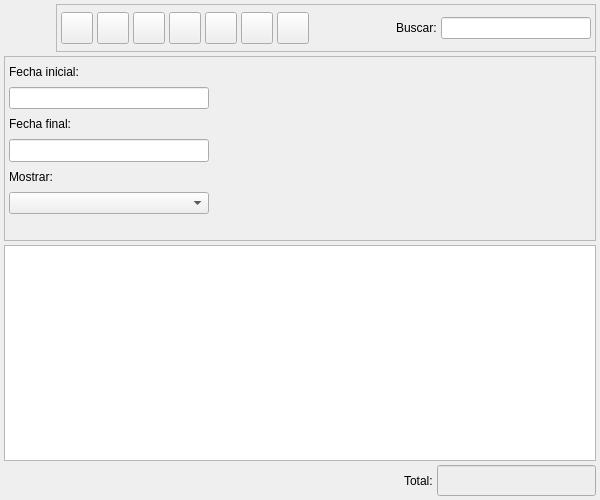
<?xml version="1.0" encoding="UTF-8"?>
<ui version="4.0">
 <author>Tomeu Borras Riera</author>
 <class>PedidosClienteListBase</class>
 <widget class="QWidget" name="PedidosClienteListBase">
  <property name="enabled">
   <bool>true</bool>
  </property>
  <property name="geometry">
   <rect>
    <x>0</x>
    <y>0</y>
    <width>600</width>
    <height>500</height>
   </rect>
  </property>
  <property name="minimumSize">
   <size>
    <width>600</width>
    <height>500</height>
   </size>
  </property>
  <property name="windowTitle">
   <string>Pedidos de clientes</string>
  </property>
  <property name="windowIcon">
   <iconset resource="../../../bulmages.qrc">
    <normaloff>:/Images/client-delivery-order-list.png</normaloff>:/Images/client-delivery-order-list.png</iconset>
  </property>
  <layout class="QGridLayout">
   <property name="leftMargin">
    <number>4</number>
   </property>
   <property name="topMargin">
    <number>4</number>
   </property>
   <property name="rightMargin">
    <number>4</number>
   </property>
   <property name="bottomMargin">
    <number>4</number>
   </property>
   <property name="spacing">
    <number>4</number>
   </property>
   <item row="1" column="0">
    <widget class="QFrame" name="m_busqueda">
     <property name="sizePolicy">
      <sizepolicy hsizetype="Preferred" vsizetype="Preferred">
       <horstretch>0</horstretch>
       <verstretch>0</verstretch>
      </sizepolicy>
     </property>
     <property name="minimumSize">
      <size>
       <width>16</width>
       <height>185</height>
      </size>
     </property>
     <property name="frameShape">
      <enum>QFrame::StyledPanel</enum>
     </property>
     <property name="frameShadow">
      <enum>QFrame::Raised</enum>
     </property>
     <layout class="QGridLayout">
      <property name="leftMargin">
       <number>4</number>
      </property>
      <property name="topMargin">
       <number>4</number>
      </property>
      <property name="rightMargin">
       <number>4</number>
      </property>
      <property name="bottomMargin">
       <number>4</number>
      </property>
      <property name="spacing">
       <number>4</number>
      </property>
      <item row="0" column="1" rowspan="7">
       <layout class="QVBoxLayout">
        <property name="spacing">
         <number>5</number>
        </property>
        <property name="leftMargin">
         <number>0</number>
        </property>
        <property name="topMargin">
         <number>0</number>
        </property>
        <property name="rightMargin">
         <number>0</number>
        </property>
        <property name="bottomMargin">
         <number>0</number>
        </property>
        <item>
         <widget class="BfBuscarArticulo" name="m_articulo" native="true">
          <property name="sizePolicy">
           <sizepolicy hsizetype="Expanding" vsizetype="Preferred">
            <horstretch>0</horstretch>
            <verstretch>0</verstretch>
           </sizepolicy>
          </property>
         </widget>
        </item>
        <item>
         <widget class="BlSearchWidget" name="m_cliente" native="true">
          <property name="sizePolicy">
           <sizepolicy hsizetype="MinimumExpanding" vsizetype="Preferred">
            <horstretch>0</horstretch>
            <verstretch>0</verstretch>
           </sizepolicy>
          </property>
          <property name="minimumSize">
           <size>
            <width>250</width>
            <height>0</height>
           </size>
          </property>
         </widget>
        </item>
       </layout>
      </item>
      <item row="0" column="0">
       <widget class="QLabel" name="textLabel1_4">
        <property name="text">
         <string>Fecha inicial:</string>
        </property>
       </widget>
      </item>
      <item row="1" column="0">
       <widget class="BlDateSearch" name="m_fechain">
        <property name="sizePolicy">
         <sizepolicy hsizetype="Fixed" vsizetype="Preferred">
          <horstretch>0</horstretch>
          <verstretch>0</verstretch>
         </sizepolicy>
        </property>
        <property name="minimumSize">
         <size>
          <width>200</width>
          <height>21</height>
         </size>
        </property>
       </widget>
      </item>
      <item row="2" column="0">
       <widget class="QLabel" name="textLabel1_4_2">
        <property name="sizePolicy">
         <sizepolicy hsizetype="Fixed" vsizetype="Preferred">
          <horstretch>0</horstretch>
          <verstretch>0</verstretch>
         </sizepolicy>
        </property>
        <property name="text">
         <string>Fecha final:</string>
        </property>
       </widget>
      </item>
      <item row="3" column="0">
       <widget class="BlDateSearch" name="m_fechafin">
        <property name="sizePolicy">
         <sizepolicy hsizetype="Fixed" vsizetype="Preferred">
          <horstretch>0</horstretch>
          <verstretch>0</verstretch>
         </sizepolicy>
        </property>
        <property name="minimumSize">
         <size>
          <width>200</width>
          <height>21</height>
         </size>
        </property>
       </widget>
      </item>
      <item row="4" column="0">
       <widget class="QLabel" name="label_2">
        <property name="text">
         <string>Mostrar:</string>
        </property>
        <property name="alignment">
         <set>Qt::AlignLeading|Qt::AlignLeft|Qt::AlignVCenter</set>
        </property>
       </widget>
      </item>
      <item row="6" column="0">
       <spacer>
        <property name="orientation">
         <enum>Qt::Vertical</enum>
        </property>
        <property name="sizeType">
         <enum>QSizePolicy::Preferred</enum>
        </property>
        <property name="sizeHint" stdset="0">
         <size>
          <width>20</width>
          <height>20</height>
         </size>
        </property>
       </spacer>
      </item>
      <item row="5" column="0">
       <widget class="QComboBox" name="mui_procesada">
        <property name="sizePolicy">
         <sizepolicy hsizetype="Fixed" vsizetype="Preferred">
          <horstretch>0</horstretch>
          <verstretch>0</verstretch>
         </sizepolicy>
        </property>
        <property name="minimumSize">
         <size>
          <width>200</width>
          <height>21</height>
         </size>
        </property>
        <property name="focusPolicy">
         <enum>Qt::StrongFocus</enum>
        </property>
        <property name="frame">
         <bool>true</bool>
        </property>
       </widget>
      </item>
     </layout>
    </widget>
   </item>
   <item row="0" column="0">
    <layout class="QHBoxLayout">
     <property name="spacing">
      <number>4</number>
     </property>
     <property name="leftMargin">
      <number>0</number>
     </property>
     <property name="topMargin">
      <number>0</number>
     </property>
     <property name="rightMargin">
      <number>0</number>
     </property>
     <property name="bottomMargin">
      <number>0</number>
     </property>
     <item>
      <widget class="QLabel" name="label">
       <property name="minimumSize">
        <size>
         <width>48</width>
         <height>48</height>
        </size>
       </property>
       <property name="maximumSize">
        <size>
         <width>48</width>
         <height>48</height>
        </size>
       </property>
       <property name="text">
        <string/>
       </property>
       <property name="pixmap">
        <pixmap resource="../../../bulmages.qrc">:/Images/client-delivery-order-list.png</pixmap>
       </property>
       <property name="scaledContents">
        <bool>true</bool>
       </property>
      </widget>
     </item>
     <item>
      <widget class="QFrame" name="m_botonera">
       <property name="frameShape">
        <enum>QFrame::StyledPanel</enum>
       </property>
       <property name="frameShadow">
        <enum>QFrame::Raised</enum>
       </property>
       <layout class="QHBoxLayout">
        <property name="spacing">
         <number>4</number>
        </property>
        <property name="leftMargin">
         <number>4</number>
        </property>
        <property name="topMargin">
         <number>4</number>
        </property>
        <property name="rightMargin">
         <number>4</number>
        </property>
        <property name="bottomMargin">
         <number>4</number>
        </property>
        <item>
         <widget class="QToolButton" name="mui_crear">
          <property name="minimumSize">
           <size>
            <width>32</width>
            <height>32</height>
           </size>
          </property>
          <property name="maximumSize">
           <size>
            <width>32</width>
            <height>32</height>
           </size>
          </property>
          <property name="toolTip">
           <string>Nuevo pedido</string>
          </property>
          <property name="whatsThis">
           <string>Nuevo pedido</string>
          </property>
          <property name="text">
           <string/>
          </property>
          <property name="icon">
           <iconset resource="../../../bulmages.qrc">
            <normaloff>:/Images/document-new.png</normaloff>:/Images/document-new.png</iconset>
          </property>
          <property name="iconSize">
           <size>
            <width>22</width>
            <height>22</height>
           </size>
          </property>
          <property name="shortcut">
           <string>Ctrl+N</string>
          </property>
         </widget>
        </item>
        <item>
         <widget class="QToolButton" name="mui_editar">
          <property name="minimumSize">
           <size>
            <width>32</width>
            <height>32</height>
           </size>
          </property>
          <property name="maximumSize">
           <size>
            <width>32</width>
            <height>32</height>
           </size>
          </property>
          <property name="toolTip">
           <string>Editar pedido</string>
          </property>
          <property name="whatsThis">
           <string>Editar pedido</string>
          </property>
          <property name="text">
           <string/>
          </property>
          <property name="icon">
           <iconset resource="../../../bulmages.qrc">
            <normaloff>:/Images/document-open.png</normaloff>:/Images/document-open.png</iconset>
          </property>
          <property name="iconSize">
           <size>
            <width>22</width>
            <height>22</height>
           </size>
          </property>
          <property name="shortcut">
           <string>Ctrl+E</string>
          </property>
         </widget>
        </item>
        <item>
         <widget class="QToolButton" name="mui_borrar">
          <property name="minimumSize">
           <size>
            <width>32</width>
            <height>32</height>
           </size>
          </property>
          <property name="maximumSize">
           <size>
            <width>32</width>
            <height>32</height>
           </size>
          </property>
          <property name="toolTip">
           <string>Borrar pedido</string>
          </property>
          <property name="whatsThis">
           <string>Borrar pedido</string>
          </property>
          <property name="text">
           <string/>
          </property>
          <property name="icon">
           <iconset resource="../../../bulmages.qrc">
            <normaloff>:/Images/edit-delete.png</normaloff>:/Images/edit-delete.png</iconset>
          </property>
          <property name="iconSize">
           <size>
            <width>22</width>
            <height>22</height>
           </size>
          </property>
          <property name="shortcut">
           <string>Ctrl+D</string>
          </property>
         </widget>
        </item>
        <item>
         <widget class="QToolButton" name="mui_imprimir">
          <property name="minimumSize">
           <size>
            <width>32</width>
            <height>32</height>
           </size>
          </property>
          <property name="maximumSize">
           <size>
            <width>32</width>
            <height>32</height>
           </size>
          </property>
          <property name="toolTip">
           <string>Imprimir listado</string>
          </property>
          <property name="whatsThis">
           <string>Imprimir listado</string>
          </property>
          <property name="text">
           <string/>
          </property>
          <property name="icon">
           <iconset resource="../../../bulmages.qrc">
            <normaloff>:/Images/document-print.png</normaloff>:/Images/document-print.png</iconset>
          </property>
          <property name="iconSize">
           <size>
            <width>22</width>
            <height>22</height>
           </size>
          </property>
          <property name="shortcut">
           <string>Ctrl+P</string>
          </property>
         </widget>
        </item>
        <item>
         <widget class="QToolButton" name="mui_filtrar">
          <property name="minimumSize">
           <size>
            <width>32</width>
            <height>32</height>
           </size>
          </property>
          <property name="maximumSize">
           <size>
            <width>32</width>
            <height>32</height>
           </size>
          </property>
          <property name="toolTip">
           <string>Filtrar pedidos</string>
          </property>
          <property name="whatsThis">
           <string>Filtrar pedidos</string>
          </property>
          <property name="text">
           <string/>
          </property>
          <property name="icon">
           <iconset resource="../../../bulmages.qrc">
            <normaloff>:/Images/edit-find.png</normaloff>:/Images/edit-find.png</iconset>
          </property>
          <property name="iconSize">
           <size>
            <width>22</width>
            <height>22</height>
           </size>
          </property>
          <property name="shortcut">
           <string>Ctrl+F</string>
          </property>
          <property name="checkable">
           <bool>true</bool>
          </property>
         </widget>
        </item>
        <item>
         <widget class="QToolButton" name="mui_configurar">
          <property name="minimumSize">
           <size>
            <width>32</width>
            <height>32</height>
           </size>
          </property>
          <property name="maximumSize">
           <size>
            <width>32</width>
            <height>32</height>
           </size>
          </property>
          <property name="toolTip">
           <string>Configurar listado</string>
          </property>
          <property name="whatsThis">
           <string>Configurar listado</string>
          </property>
          <property name="text">
           <string/>
          </property>
          <property name="icon">
           <iconset resource="../../../bulmages.qrc">
            <normaloff>:/Images/document-properties.png</normaloff>:/Images/document-properties.png</iconset>
          </property>
          <property name="iconSize">
           <size>
            <width>22</width>
            <height>22</height>
           </size>
          </property>
          <property name="shortcut">
           <string>Ctrl+B</string>
          </property>
          <property name="checkable">
           <bool>true</bool>
          </property>
         </widget>
        </item>
        <item>
         <widget class="QToolButton" name="mui_actualizar">
          <property name="minimumSize">
           <size>
            <width>32</width>
            <height>32</height>
           </size>
          </property>
          <property name="maximumSize">
           <size>
            <width>32</width>
            <height>32</height>
           </size>
          </property>
          <property name="toolTip">
           <string>Actualizar listado</string>
          </property>
          <property name="whatsThis">
           <string>Actualizar listado</string>
          </property>
          <property name="text">
           <string/>
          </property>
          <property name="icon">
           <iconset resource="../../../bulmages.qrc">
            <normaloff>:/Images/view-refresh.png</normaloff>:/Images/view-refresh.png</iconset>
          </property>
          <property name="iconSize">
           <size>
            <width>22</width>
            <height>22</height>
           </size>
          </property>
          <property name="shortcut">
           <string>F5</string>
          </property>
         </widget>
        </item>
        <item>
         <widget class="QFrame" name="mui_plugbotones">
          <property name="sizePolicy">
           <sizepolicy hsizetype="Minimum" vsizetype="Preferred">
            <horstretch>0</horstretch>
            <verstretch>0</verstretch>
           </sizepolicy>
          </property>
          <property name="frameShape">
           <enum>QFrame::NoFrame</enum>
          </property>
          <property name="frameShadow">
           <enum>QFrame::Plain</enum>
          </property>
          <property name="lineWidth">
           <number>0</number>
          </property>
         </widget>
        </item>
        <item>
         <spacer>
          <property name="orientation">
           <enum>Qt::Horizontal</enum>
          </property>
          <property name="sizeType">
           <enum>QSizePolicy::Expanding</enum>
          </property>
          <property name="sizeHint" stdset="0">
           <size>
            <width>91</width>
            <height>34</height>
           </size>
          </property>
         </spacer>
        </item>
        <item>
         <widget class="QLabel" name="textLabel1">
          <property name="text">
           <string>Buscar:</string>
          </property>
         </widget>
        </item>
        <item>
         <widget class="QLineEdit" name="m_filtro">
          <property name="minimumSize">
           <size>
            <width>150</width>
            <height>0</height>
           </size>
          </property>
         </widget>
        </item>
       </layout>
      </widget>
     </item>
    </layout>
   </item>
   <item row="2" column="0">
    <widget class="PedidosClienteListSubform" name="mui_list"/>
   </item>
   <item row="3" column="0">
    <layout class="QHBoxLayout">
     <property name="spacing">
      <number>4</number>
     </property>
     <property name="leftMargin">
      <number>0</number>
     </property>
     <property name="topMargin">
      <number>0</number>
     </property>
     <property name="rightMargin">
      <number>0</number>
     </property>
     <property name="bottomMargin">
      <number>0</number>
     </property>
     <item>
      <spacer>
       <property name="orientation">
        <enum>Qt::Horizontal</enum>
       </property>
       <property name="sizeType">
        <enum>QSizePolicy::Expanding</enum>
       </property>
       <property name="sizeHint" stdset="0">
        <size>
         <width>340</width>
         <height>21</height>
        </size>
       </property>
      </spacer>
     </item>
     <item>
      <widget class="QLabel" name="textLabel1_3">
       <property name="text">
        <string>Total:</string>
       </property>
      </widget>
     </item>
     <item>
      <widget class="QLineEdit" name="m_total">
       <property name="enabled">
        <bool>true</bool>
       </property>
       <property name="sizePolicy">
        <sizepolicy hsizetype="Preferred" vsizetype="Fixed">
         <horstretch>0</horstretch>
         <verstretch>0</verstretch>
        </sizepolicy>
       </property>
       <property name="minimumSize">
        <size>
         <width>150</width>
         <height>0</height>
        </size>
       </property>
       <property name="palette">
        <palette>
         <active>
          <colorrole role="Base">
           <brush brushstyle="SolidPattern">
            <color alpha="255">
             <red>238</red>
             <green>238</green>
             <blue>238</blue>
            </color>
           </brush>
          </colorrole>
         </active>
         <inactive>
          <colorrole role="Base">
           <brush brushstyle="SolidPattern">
            <color alpha="255">
             <red>238</red>
             <green>238</green>
             <blue>238</blue>
            </color>
           </brush>
          </colorrole>
         </inactive>
         <disabled>
          <colorrole role="Base">
           <brush brushstyle="SolidPattern">
            <color alpha="255">
             <red>255</red>
             <green>255</green>
             <blue>255</blue>
            </color>
           </brush>
          </colorrole>
         </disabled>
        </palette>
       </property>
       <property name="font">
        <font>
         <family>Sans Serif</family>
         <pointsize>12</pointsize>
         <weight>75</weight>
         <italic>false</italic>
         <bold>true</bold>
         <underline>false</underline>
         <strikeout>false</strikeout>
        </font>
       </property>
       <property name="alignment">
        <set>Qt::AlignRight</set>
       </property>
       <property name="readOnly">
        <bool>true</bool>
       </property>
      </widget>
     </item>
    </layout>
   </item>
  </layout>
 </widget>
 <layoutdefault spacing="3" margin="5"/>
 <customwidgets>
  <customwidget>
   <class>BlDateSearch</class>
   <extends>QLineEdit</extends>
   <header>../../bulmalib/src/bldatesearch.h</header>
  </customwidget>
  <customwidget>
   <class>BfBuscarArticulo</class>
   <extends>QWidget</extends>
   <header>bfbuscararticulo.h</header>
  </customwidget>
  <customwidget>
   <class>PedidosClienteListSubform</class>
   <extends>QTableWidget</extends>
   <header>pedidosclientelist.h</header>
  </customwidget>
  <customwidget>
   <class>BlSearchWidget</class>
   <extends>QWidget</extends>
   <header>blsearchwidget.h</header>
  </customwidget>
 </customwidgets>
 <resources>
  <include location="../../../bulmages.qrc"/>
 </resources>
 <connections>
  <connection>
   <sender>mui_filtrar</sender>
   <signal>toggled(bool)</signal>
   <receiver>m_busqueda</receiver>
   <slot>setVisible(bool)</slot>
   <hints>
    <hint type="sourcelabel">
     <x>239</x>
     <y>40</y>
    </hint>
    <hint type="destinationlabel">
     <x>210</x>
     <y>71</y>
    </hint>
   </hints>
  </connection>
 </connections>
</ui>
